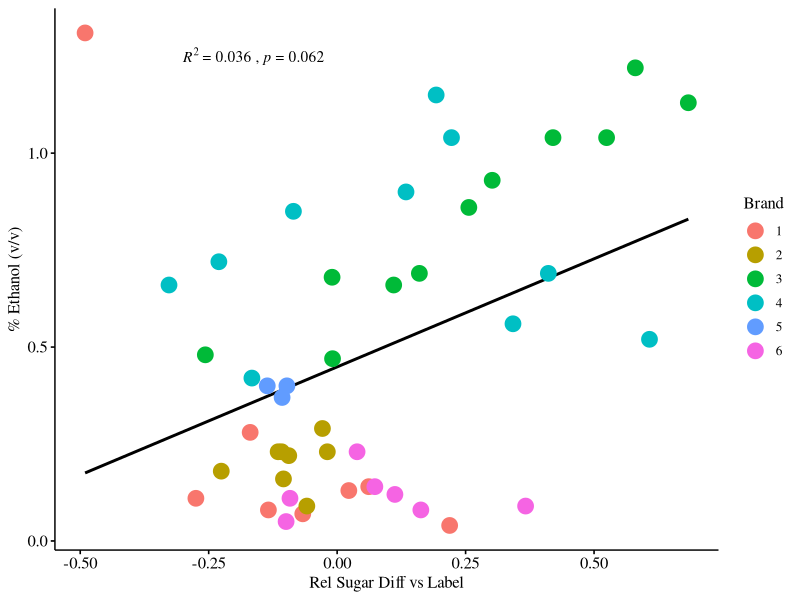
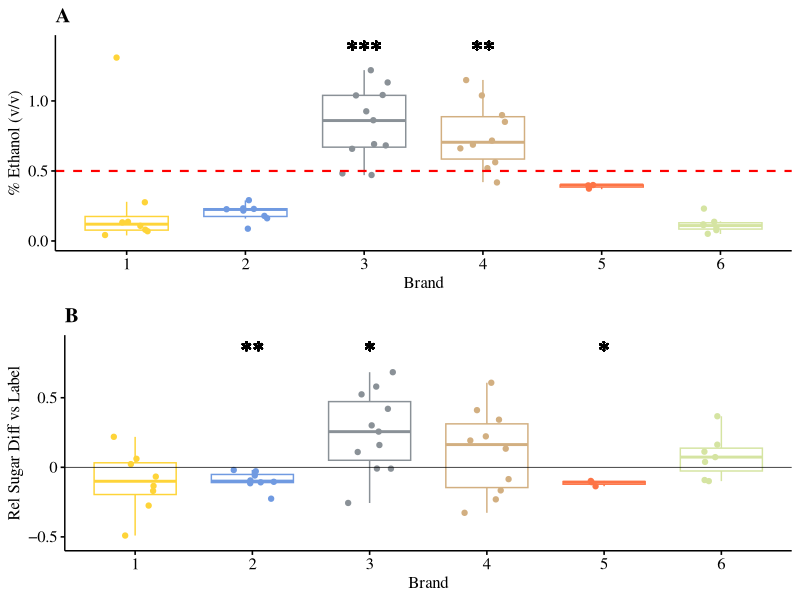
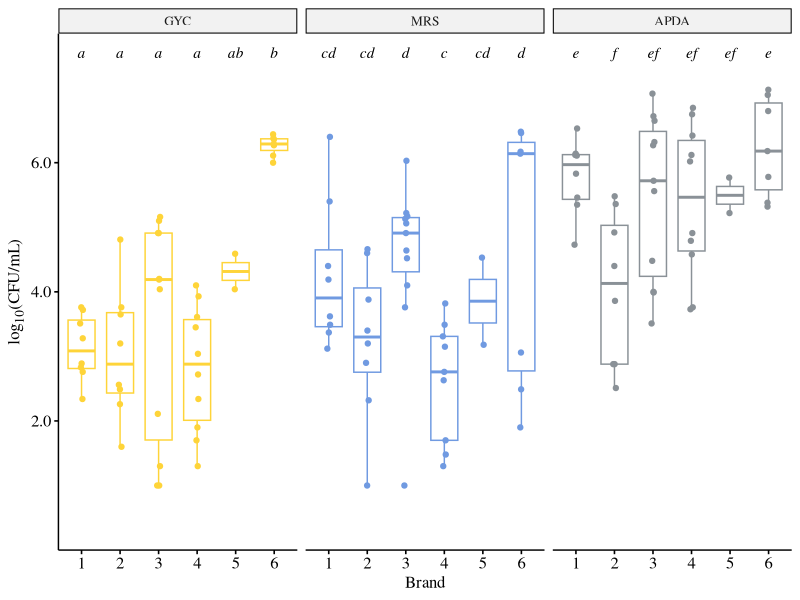

Source code (R) for these figures, in order:
#title: "Kombucha-chemical-micro"
#author: "Jonathan Sogin"
#date: "2024"
#R version 4.2.3
#renv version 0.16.0


#Importing libraries
#######################################################

#visualization packages

library("ggpubr"); packageVersion("ggpubr") #version 0.5.0
library("ggtext"); packageVersion("ggtext") #version 0.1.2

#data analysis packages
library("multcomp"); packageVersion("multcomp") #version 1.4.26

#setting seed
addTaskCallback(function(...) {set.seed(02221997);TRUE})
#######################################################

#importing data
#######################################################
metadata_file <- read.csv("./Qiime_Data/metadata.csv", fileEncoding="UTF-8-BOM")

reported <- metadata_file$Nutrition.Sugar..g.L.
metadata_file$calculated_sugar <- metadata_file$Glucose..g.L. + metadata_file$Fructose..g.L.
metadata_file$rel_sugar_difference <- (metadata_file$calculated_sugar - reported)/reported

metadata_graphs <- subset(metadata_file, TRUE.sample.or.CONTROL=="TRUE SAMPLE")
metadata_graphs$Blinded_Brand <- gsub("Brand_", "", metadata_graphs$Blinded_Brand)
#######################################################


#######################################################

metadata_graphs$Blinded_Brand=factor(metadata_graphs$Blinded_Brand, levels=seq(1,6))
metadata_graphs$Blinded_Product=factor(metadata_graphs$Blinded_Product, levels=c("Product_1", "Product_2", "Product_3", "Product_4", "Product_5", "Product_6", "Product_7", "Product_8", "Product_9", "Product_10", "Product_11", "Product_12", "Product_13", "Product_14", "Product_15", "Product_16", "Product_17", "Product_18", "Product_19", "Product_20", "Product_21", "Product_22", "Product_23", "Product_24"))


#calculating mean and 95% confidence interval within each brand for pH, Ethanol, Lactic Acid, Acetic Acid, and Total Sugar
#also, quick table of number of samples per brand
other_stats <- c()
for(b in seq(1:6)){
    data <- subset(metadata_graphs, Blinded_Brand==b)
    temp <- matrix(NA, 3,5)
    colnames(temp) <- colnames(data[c(15:18,24)])
    rownames(temp) <- c("estimate", "lower_CI", "upper_CI")
    for(c in colnames(temp)){
      test <- t.test(data[,c])
      temp[1,c] <- c(test$estimate)
      temp[2,c] <- c(test$conf.int[1])
      temp[3,c] <- c(test$conf.int[2])
      }
    other_stats[[b]] <- temp
  }

table(metadata_graphs["Blinded_Brand"])

#plotting relevant sample chemistry
#plotting ethanol composition of samples, including those that were excluded for metagenomic analysis
#conducting t-test on each sample to determine whether the mean is greater than 0.5% abv
#no p value correction was done
abv_stats <- c()
for(b in seq(1:6)){
  data <- subset(metadata_graphs, Blinded_Brand==b)
  abv_stats[[b]] <- t.test(data$Ethanol...., alternative="greater", mu=0.5, na.action=na.omit)
}
abv_stats

#plotting ethanol composition
abv_plot <- ggboxplot(metadata_graphs, x="Blinded_Brand", y="Ethanol....", add="jitter", ylab = "% Ethanol (v/v)", xlab="Brand", color="Blinded_Brand", palette="simpsons", legend="none", title="A")+
  geom_hline(yintercept=0.5, col="red", linewidth=0.75, linetype="dashed")+
  scale_y_continuous(limits=c(0,1.4))+
  scale_x_discrete(labels=seq(1,6))+
  theme(plot.title=element_text(face="bold", size=15))+
  theme(text=element_text(family="serif"))+
  geom_text(label="***", y=1.375, x=3, fontface="bold", size=6, family="serif")+
  geom_text(label="**", y=1.375, x=4, fontface="bold", size=6, family="serif")

#conducting t-test on each sample to determine whether the mean is different from zero
#no p value correction was done
sugar_stats <- c()
for(b in seq(1:6)){
  data <- subset(metadata_graphs, Blinded_Brand==b)
  sugar_stats[[b]] <- t.test(data$rel_sugar_difference, alternative="two.sided", mu=0, na.action=na.omit)
}
sugar_stats

#plotting sugar difference
sugar_plot <- ggboxplot(metadata_graphs, x="Blinded_Brand", y="rel_sugar_difference", add="jitter", ylab = "Rel Sugar Diff vs Label", xlab="Brand", color="Blinded_Brand", palette="simpsons", legend="none", title="B")+
  geom_hline(yintercept=0, col="black", lwd=0.25, linetype="solid")+
  scale_y_continuous(limits=c(-0.6,0.95), breaks=c(-0.5,0,0.5), expand=c(0,0), labels=c(paste("\U2212", "0.5", sep=""), "0", "0.5"))+
  scale_x_discrete(labels=seq(1,6))+
  theme(plot.title=element_text(face="bold", size=15))+
  theme(text=element_text(family="serif"))+
  geom_text(label="**", y=0.85, x=2, fontface="bold", size=6, family="serif")+
  geom_text(label="*", y=0.85, x=3, fontface="bold", size=6, family="serif")+
  geom_text(label="*", y=0.85, x=5, fontface="bold", size=6, family="serif")

sugar_eth_cor_plot <- ggscatter(data=metadata_graphs, x="rel_sugar_difference", y="Ethanol....", add="reg.line", legend="right", cor.coef=T, ylab="% Ethanol (v/v)", xlab="Rel Sugar Diff vs Label", cor.coeff.args=list(method="kendall", aes(label=paste(..rr.label.., ..p.label.., sep = "~`,`~")), label.y=1.25, label.x=-0.3, family="serif"))+
  geom_point(aes(color=Blinded_Brand), size=5)+
  scale_color_discrete(name="Brand")+
  theme(text=element_text(family="serif"))

ggsave(plot=sugar_eth_cor_plot, filename="Sugar_Eth_Cor_Plot.tiff", width=6, height=4, units="in", dpi="print")

combined_sample_chemistry_plot <- ggarrange(abv_plot, sugar_plot, ncol=1)
ggsave(plot=combined_sample_chemistry_plot, filename="Sample_Chemistry_Plot.tiff", width=6, height=5, units="in", dpi="print")

#microbiological characteristics of kombucha samples
GYC_data <- cbind(metadata_graphs[,c("Blinded_Brand", "Blinded_Product", "GYC.N..log10CFU.mL.")], rep("GYC", length(metadata_graphs$GYC.N..log10CFU.mL.)))
  colnames(GYC_data)<-c("Blinded_Brand", "Blinded_Product", "log10CFU.mL", "media")
MRS_data <- cbind(metadata_graphs[,c("Blinded_Brand", "Blinded_Product", "MRS.N..log10CFU.mL.")], rep("MRS", length(metadata_graphs$MRS.N..log10CFU.mL.)))
  colnames(MRS_data)<-c("Blinded_Brand", "Blinded_Product", "log10CFU.mL", "media")
APDA_data <- cbind(metadata_graphs[,c("Blinded_Brand", "Blinded_Product", "APDA..log10CFU.mL.")], rep("APDA", length(metadata_graphs$APDA..log10CFU.mL.)))
  colnames(APDA_data)<-c("Blinded_Brand", "Blinded_Product", "log10CFU.mL", "media")
micro_data <- rbind(GYC_data, MRS_data, APDA_data)
micro_data$media=factor(micro_data$media, levels=c("GYC", "MRS", "APDA"))
  micro_data <- subset(micro_data, !is.na(log10CFU.mL))
#microbial load stats
load_stats <- c()
  load_stats[["GYC"]][["model"]] <- aov(lm(data=GYC_data, log10CFU.mL ~ Blinded_Brand))
  load_stats[["MRS"]][["model"]] <- aov(lm(data=MRS_data, log10CFU.mL ~ Blinded_Brand))
  load_stats[["APDA"]][["model"]] <- aov(lm(data=APDA_data, log10CFU.mL ~ Blinded_Brand))
  load_stats[["GYC"]][["summary"]] <- summary(load_stats[["GYC"]][["model"]])
  load_stats[["MRS"]][["summary"]] <- summary(load_stats[["MRS"]][["model"]])
  load_stats[["APDA"]][["summary"]] <- summary(load_stats[["APDA"]][["model"]])
  load_stats[["GYC"]][["TukeyHSD"]] <- glht(load_stats[["GYC"]][["model"]], linfct=mcp(Blinded_Brand="Tukey"))
  load_stats[["MRS"]][["TukeyHSD"]] <- glht(load_stats[["MRS"]][["model"]], linfct=mcp(Blinded_Brand="Tukey"))
  load_stats[["APDA"]][["TukeyHSD"]] <- glht(load_stats[["APDA"]][["model"]], linfct=mcp(Blinded_Brand="Tukey"))
  load_stats[["GYC"]][["cld"]] <- cld(load_stats[["GYC"]][["TukeyHSD"]])
  load_stats[["MRS"]][["cld"]] <- cld(load_stats[["MRS"]][["TukeyHSD"]])
  load_stats[["APDA"]][["cld"]] <- cld(load_stats[["APDA"]][["TukeyHSD"]])

#exporting compact letter display to use with the plot
GYC_lettering <- cbind(load_stats[["GYC"]][["cld"]][["mcletters"]][["Letters"]], rep("GYC", 6), names(load_stats[["GYC"]][["cld"]][["mcletters"]][["Letters"]]))
MRS_lettering <- cbind(load_stats[["MRS"]][["cld"]][["mcletters"]][["Letters"]], rep("MRS", 6), names(load_stats[["MRS"]][["cld"]][["mcletters"]][["Letters"]]))
APDA_lettering <- cbind(load_stats[["APDA"]][["cld"]][["mcletters"]][["Letters"]], rep("APDA", 6), names(load_stats[["APDA"]][["cld"]][["mcletters"]][["Letters"]]))
stats_lettering <- rbind(GYC_lettering, MRS_lettering, APDA_lettering)
  colnames(stats_lettering) <- c("letter", "media", "Blinded_Brand")
  stats_lettering <- data.frame(stats_lettering)
  #substituting letters for the different media types to not confuse comparisons between media
  stats_lettering$letter[stats_lettering$media=="MRS"] <- gsub("a", "c", stats_lettering$letter[stats_lettering$media=="MRS"])
  stats_lettering$letter[stats_lettering$media=="MRS"] <- gsub("b", "d", stats_lettering$letter[stats_lettering$media=="MRS"])
  stats_lettering$letter[stats_lettering$media=="APDA"] <- gsub("a", "e", stats_lettering$letter[stats_lettering$media=="APDA"])
  stats_lettering$letter[stats_lettering$media=="APDA"] <- gsub("b", "f", stats_lettering$letter[stats_lettering$media=="APDA"])
  stats_lettering$media=factor(stats_lettering$media, levels=c("GYC", "MRS", "APDA"))
  
micro_plot <- ggboxplot(micro_data, x="Blinded_Brand", y="log10CFU.mL", color="media", palette="simpsons", add="jitter", xlab="Brand", ylab="log<sub>10</sub>(CFU/mL)", legend="none")+
  facet_wrap(vars(media), scales="free_x", strip.position="top")+
  scale_y_continuous(limits=c(0,8), breaks=c(2,4,6), expand=c(0,0), labels=c("2.0", "4.0", "6.0"))+
  scale_x_discrete(labels=as_labeller(function(x){gsub("Brand_", " ", x)}))+
  theme(axis.title.y=element_markdown())+
  theme(text=element_text(family="serif"))+
  geom_text(data=stats_lettering, aes(x=Blinded_Brand, y=7.7, label=letter), family="serif", fontface="italic")
ggsave(plot=micro_plot, filename="Microbial_Load_Plot.tiff", width=8, height=3, units="in", dpi="print")

#summary statistics for chemical variables
summary(metadata_graphs$pH)
summary(metadata_graphs$Ethanol....)
summary(metadata_graphs$Acetic..g.L.)
summary(metadata_graphs$Lactic..g.L.)
summary(metadata_graphs$calculated_sugar)
summary(metadata_graphs$rel_sugar_difference)

#summary statistics for microbial load variables
summary(metadata_graphs$GYC.N..log10CFU.mL.)
summary(metadata_graphs$MRS.N..log10CFU.mL.)
summary(metadata_graphs$APDA..log10CFU.mL.)

#multiple linear regressesions for explanatory variables, chemical variables, and microbial load variables
explanatory_fit <- lm(Ethanol.... ~ Blinded_Brand + Blinded_Product, data=data.frame(metadata_graphs), na.action=na.omit)
summary(explanatory_fit)

physiochemical_fit <- lm(Ethanol.... ~ pH + Lactic..g.L. + Acetic..g.L. + calculated_sugar + rel_sugar_difference, data=data.frame(metadata_graphs), na.action=na.omit)
summary(physiochemical_fit)

microbiological_fit <- lm(Ethanol.... ~ GYC.N..log10CFU.mL. + MRS.N..log10CFU.mL. + APDA..log10CFU.mL., data=data.frame(metadata_graphs), na.action=na.omit)
summary(microbiological_fit)
#######################################################
